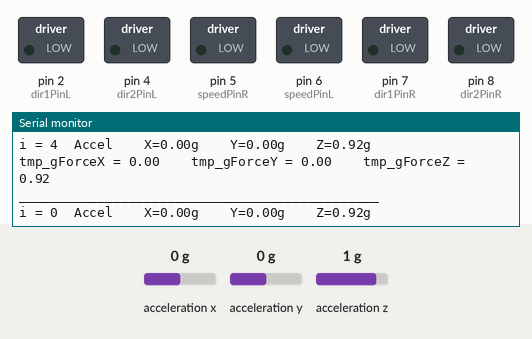
Bench run of a sketch on a simulated Arduino Uno, built with avr-gcc and run on an emulated ATmega328P. On the bench: switched loads named in the sketch (green lamp = pin HIGH), the last lines printed to the serial monitor. The test bench sets the inputs (shaded band); at power-on: acceleration x 0 g, acceleration y 0 g, acceleration z 1 g.

Above: at 1.2 s.
1.3 s: acceleration x set to -1.4 g
At 1.49 s:
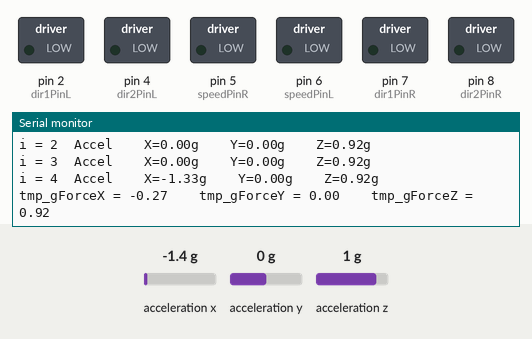
4.3 s: acceleration y set to -1.4 g
At 4.43 s:
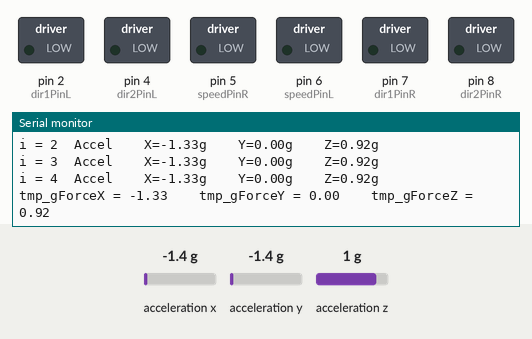
7.3 s: acceleration z set to -1.4 g
At 15.08 s:
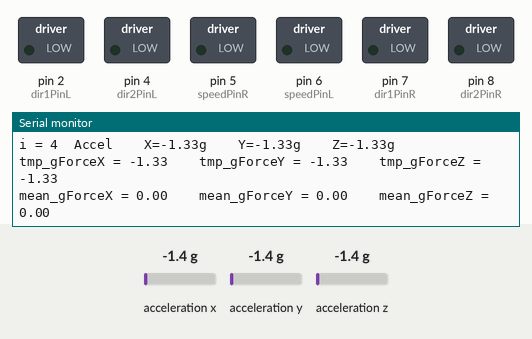
Timing chart, 0 to 16.3 s (numbered marks = the images above; inputs shaded):
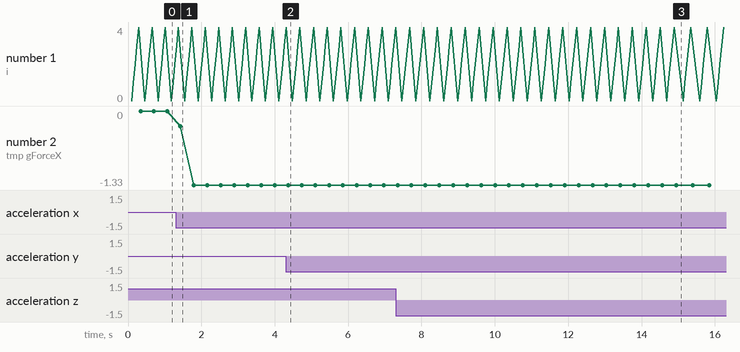

The sketch:

Kasokudo_carMMA8541.ino
```cpp
#include <ir_Lego_PF_BitStreamEncoder.h>
#include <boarddefs.h>
#include <IRremoteInt.h>
#include <IRremote.h>
#include <Wire.h>
#include <Adafruit_MMA8451.h>
#include <Adafruit_Sensor.h>


/*  ___   ___  ___  _   _  ___   ___   ____ ___  ____
 * / _ \ /___)/ _ \| | | |/ _ \ / _ \ / ___) _ \|    \
 *| |_| |___ | |_| | |_| | |_| | |_| ( (__| |_| | | | |
 * \___/(___/ \___/ \__  |\___/ \___(_)____)___/|_|_|_|
 *                  (____/
 * www.osoyoo.com IR remote control smart car
 * program tutorial : http://osoyoo.com/2017/04/16/control-smart-car-with-ir/
 *  Copyright John Yu
 */
/*Declare L298N Dual H-Bridge Motor Controller directly since there is not a library to load.*/
//Define L298N Dual H-Bridge Motor Controller Pins
#define dir1PinL  2    //Motor direction
#define dir2PinL  4    //Motor direction
#define speedPinL 6    // Needs to be a PWM pin to be able to control motor speed

#define dir1PinR  7    //Motor direction
#define dir2PinR  8   //Motor direction
#define speedPinR 5    // Needs to be a PWM pin to be able to control motor speed

#define IR_PIN    3 //IR receiver Signal pin connect to Arduino pin 3

 #define IR_ADVANCE       0x00FF18E7       //code from IR controller "▲" button
 #define IR_BACK          0x00FF4AB5       //code from IR controller "▼" button
 #define IR_RIGHT         0x00FF5AA5       //code from IR controller ">" button
 #define IR_LEFT          0x00FF10EF       //code from IR controller "<" button
 #define IR_STOP          0x00FF38C7       //code from IR controller "OK" button
 #define IR_turnsmallleft 0x00FFB04F       //code from IR controller "#" button
 #define SPEED 180       //speed of car
 #define DelayTime 500       //speed of car

enum DN
{
  GO_ADVANCE, //go forward
  GO_LEFT, //left turn
  GO_RIGHT,//right turn
  GO_BACK,//backward
  STOP_STOP,
  DEF
}Drive_Num=DEF;

bool stopFlag = true;//set stop flag
bool JogFlag = false;
uint16_t JogTimeCnt = 0;
uint32_t JogTime=0;
uint8_t motor_update_flag = 0;

long accelX, accelY, accelZ;
float gForceX, gForceY, gForceZ;

long gyroX, gyroY, gyroZ;
float rotX, rotY, rotZ;

int xbuf[40], ybuf[40],zbuf[40];
int counter = 0;
int cnt =0;
int flag = 0;

//センサー定義
Adafruit_MMA8451 mma = Adafruit_MMA8451();

 IRrecv IR(IR_PIN);  //   IRrecv object  IR get code from IR remoter
 decode_results IRresults;

/***************motor control***************/

void go_Advance(void)  //Forward
{
  digitalWrite(dir1PinL, HIGH);
  digitalWrite(dir2PinL,LOW);
  digitalWrite(dir1PinR,HIGH);
  digitalWrite(dir2PinR,LOW);
  analogWrite(speedPinL,SPEED);
  analogWrite(speedPinR,SPEED);
}
void go_Left()  //Turn left
{
  digitalWrite(dir1PinL, HIGH);
  digitalWrite(dir2PinL,LOW);
  digitalWrite(dir1PinR,LOW);
  digitalWrite(dir2PinR,HIGH);
  analogWrite(speedPinL,SPEED);
  analogWrite(speedPinR,SPEED);
}
void go_Right(int t=0)  //Turn right
{
  digitalWrite(dir1PinL, LOW);
  digitalWrite(dir2PinL,HIGH);
  digitalWrite(dir1PinR,HIGH);
  digitalWrite(dir2PinR,LOW);
  analogWrite(speedPinL,SPEED);
  analogWrite(speedPinR,SPEED);

}
void go_Back(int t=0)  //Reverse
{
  digitalWrite(dir1PinL, LOW);
  digitalWrite(dir2PinL,HIGH);
  digitalWrite(dir1PinR,LOW);
  digitalWrite(dir2PinR,HIGH);
  analogWrite(speedPinL,SPEED);
  analogWrite(speedPinR,SPEED);

}
void stop_Stop()    //Stop
{
  digitalWrite(dir1PinL, LOW);
  digitalWrite(dir2PinL,LOW);
  digitalWrite(dir1PinR,LOW);
  digitalWrite(dir2PinR,LOW);
}
void movement()
{
      delay(DelayTime);
       stop_Stop();
}

/**************detect IR code***************/
void do_IR_Tick()
{
  if(IR.decode(&IRresults))
  {
    if(IRresults.value==IR_ADVANCE)
    {
      go_Advance();
    //movement(); //前進の移動時間を長くするため、これはコメントアウト
    delay(2000);
    stop_Stop();
    Serial.print("GO ADVANCE\n");
    }
    else if(IRresults.value==IR_RIGHT)
    {
       go_Right();
    movement();
     Serial.print("GO RIGHT\n");
    }
    else if(IRresults.value==IR_LEFT)
    {
       go_Left();
    movement();
    Serial.print("GO LEFT\n");
    }
    else if(IRresults.value==IR_BACK)
    {
         go_Back();
    movement();
    Serial.print("GO BACK\n");
    }
    else if(IRresults.value==IR_STOP)
    {
        stop_Stop();
    }
    IRresults.value = 0;
    IR.resume();
  }
}

/***********加速度センサからの入力に応じた処理***********/
int xaverage() {
  int avex = 0;
  for ( int s = 0; s < 40; s++){
    avex = avex + xbuf[s];
  }
  avex = avex/40;
  return avex;
}
int yaverage() {
  int avey = 0;
  for ( int s = 0; s < 40; s++){
    avey = avey + ybuf[s];
  }
  avey = avey/40;
  return avey;
}
int zaverage() {
  int avez= 0;
  for (int s =0; s < 40; s++){
    avez = avez + zbuf[s];
  }
  avez = avez/40;
  return avez;
}

void do_ACmeter_move(){
  /*ここに、gForceX, gForceY, gForceZ, rotX, rotY, rotZの値に応じた処理を書く*/
  /*姿勢は、車が鉛直壁に張り付いているとして、z軸方向が壁の法線方向と考えられるので、加速度のx軸、y軸成分(gForceX, gForeceY)を読み取り、それらの変化から姿勢を制御することを目標とする。*/
  /*進行パターンを縦移動か横移動かで制御が変わるのか。*/
  /*それとも、過去フレームからのずれを検知し、それを小さくするという制御を書くのか。*/
  /*今回は後者の方を目指すものとし、コードを書く。*/
  float tmp_gForceX = 0;
  float tmp_gForceY = 0;
  float tmp_gForceZ = 0;
  float mean_gForceX = 0;
  float mean_gForceY = 0;
  float mean_gForceZ = 0;


    Serial.print("______________________________________________\n");
   for (int i=0; i<5; i++) {
    Serial.print("i = ");
    Serial.print(i);
    recordAccelRegisters();
    Serial.print("  Accel");
    Serial.print("    X=");
    Serial.print(gForceX);
    Serial.print('g');
    Serial.print("    Y=");
    Serial.print(gForceY);
    Serial.print('g');
    Serial.print("    Z=");
    Serial.print(gForceZ);
    Serial.println('g');
    tmp_gForceX = tmp_gForceX + gForceX;
    tmp_gForceY = tmp_gForceY + gForceY;
    tmp_gForceZ = tmp_gForceZ + gForceZ;
   }
   tmp_gForceX = tmp_gForceX / 5;
   tmp_gForceY = tmp_gForceY / 5;
   tmp_gForceZ = tmp_gForceZ / 5;
   Serial.print("tmp_gForceX = ");
   Serial.print(tmp_gForceX);
   Serial.print("    tmp_gForceY = ");
   Serial.print(tmp_gForceY);
   Serial.print("    tmp_gForceZ = ");
   Serial.print(tmp_gForceZ);
   Serial.print("  \n");

  xbuf[counter] = tmp_gForceX;
  ybuf[counter] = tmp_gForceY;
  zbuf[counter] = tmp_gForceZ;
  counter++;
  //Serial.print("counter = ");
  //Serial.print(counter);

  if ( cnt < 40) cnt++;

  if ( counter == 40) {
    counter = 0;
    flag = 1;
  }
  if (flag == 1) {
    //Serial.print("ここ");
    mean_gForceX = xaverage();
    mean_gForceY = yaverage();
    mean_gForceZ = zaverage();
    Serial.print("mean_gForceX = ");
    Serial.print(mean_gForceX);
    Serial.print("    mean_gForceY = ");
    Serial.print(mean_gForceY);
    Serial.print("    mean_gForceZ = ");
    Serial.print(mean_gForceZ);
    Serial.print("  \n");
  }
  if ( (abs(tmp_gForceX - mean_gForceX)>0.05) || (abs(tmp_gForceY - mean_gForceY)>0.05) || (abs(tmp_gForceZ - mean_gForceZ)>0.05)) {
    if (mean_gForceX != 0) {
      if (cnt>=40) {
      Serial.print("変化した！！！！！！！！！！！！！！！！！！！！！！！！！！！！！！！！");
      cnt = 0;
      }
    }
   }

}


/**************加速度センサのため*************/

void setupMMA8451() {
  Serial.begin(9600);

  Serial.println("Adafruit MMA8451");


  if (! mma.begin()) {
    Serial.println("Couldnt start");
    while (1);
  }
  Serial.println("MMA8451 found!");

  mma.setRange(MMA8451_RANGE_2_G);

  Serial.print("Range = "); Serial.print(2 << mma.getRange());
  Serial.println("G");
}

void recordAccelRegisters() {
  //加速度読み取り
  sensors_event_t event;
  mma.getEvent(&event);
  accelX = event.acceleration.x;
  accelY = event.acceleration.y;
  accelZ = event.acceleration.z;
  calculateAccelData();
}

void calculateAccelData() {
  //読み取った値をgに変換
  gForceX = accelX / 9.80;
  gForceY = accelY / 9.80;
  gForceZ = accelZ / 9.80;
}


//void printData() {
//  //シリアルモニタに出力
//  Serial.print("  Accel");
//  Serial.print(" X=");
//  Serial.print(gForceX);
//  Serial.print('g');
//  Serial.print(" Y=");
//  Serial.print(gForceY);
//  Serial.print('g');
//  Serial.print(" Z=");
//  Serial.print(gForceZ);
//  Serial.println('g');
//}
/************加速度センサのため***************/

void setup()
{
  pinMode(dir1PinL, OUTPUT);
  pinMode(dir2PinL, OUTPUT);
  pinMode(speedPinL, OUTPUT);
  pinMode(dir1PinR, OUTPUT);
  pinMode(dir2PinR, OUTPUT);
  pinMode(speedPinR, OUTPUT);
  stop_Stop();

  pinMode(IR_PIN, INPUT);
  digitalWrite(IR_PIN, HIGH);
  IR.enableIRIn();

  //加速度センサを使うため
  setupMMA8451();


}

/*********リモコンからの赤外線命令ではなく、加速度センサの値を読み取り、それに対応した動作を行うようにしよう。************/
/*void loop()
{
  do_IR_Tick();
  recordAccelRegisters();
  recordGyroRegisters();
  printData();
  delay(200);//このdelayは小さくするべきか
}*/


void loop(){
  do_ACmeter_move();
  //delay(5);//このdelayは小さくするべきか
}
```

Measured:
- after the input at 1.3 s, the serial monitor: prints a new line after 0.08 s (image 1)
- after the input at 7.3 s, the serial monitor: prints a new line after 0.17 s (image 3)
- plotted number 2: 0 → -1.33 after the input at 1.3 s
